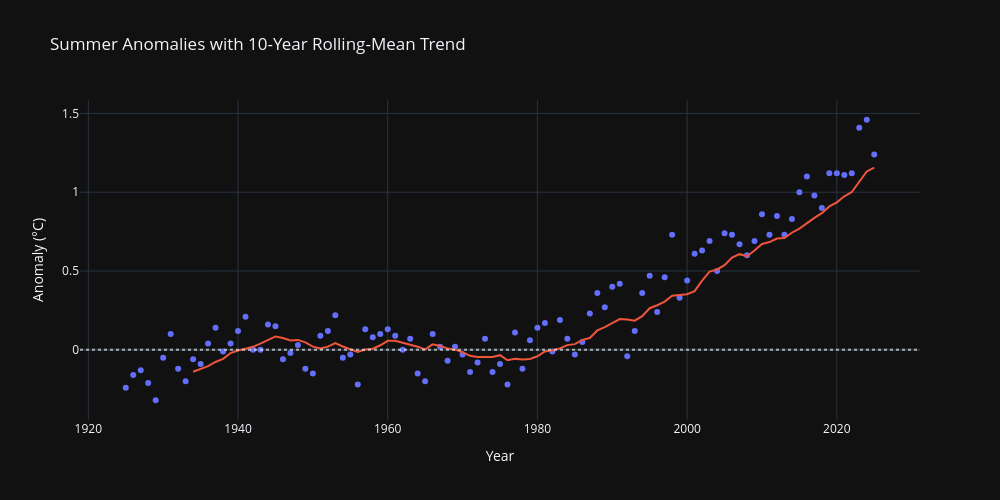

Notebook source saved alongside this figure:
### Markdown cell above
## 3. 10-year rolling-mean trend

### Code cell
fig_roll = px.scatter(
    summer,
    x="Year",
    y="JJA",
    trendline="rolling",
    trendline_options=dict(window=10),
    trendline_color_override="#ef553b",
    title="Summer Anomalies with 10-Year Rolling-Mean Trend",
    labels={"JJA": "Anomaly (°C)"},
)
#fig_roll.update_traces(marker=dict(color="#9ca3af", size=5, opacity=0.7), selector=dict(mode="markers"))
fig_roll.add_hline(y=0, line_dash="dot", line_color="white", opacity=0.6)
fig_roll.show()

### Figure 1 — Plotly figure (JSON) as saved in the notebook; plotly's stock layout.template omitted (floating-point values rounded to 4 significant figures)
{"data": [{"hovertemplate": "Year=%{x}<br>Anomaly (°C)=%{y}<extra></extra>", "legendgroup": "", "marker": {"color": "#636efa", "symbol": "circle"}, "mode": "markers", "name": "", "orientation": "v", "showlegend": false, "type": "scatter", "x": [1925, 1926, 1927, 1928, 1929, 1930, 1931, 1932, 1933, 1934, 1935, 1936, 1937, 1938, 1939, 1940, 1941, 1942, 1943, 1944, 1945, 1946, 1947, 1948, 1949, 1950, 1951, 1952, 1953, 1954, 1955, 1956, 1957, 1958, 1959, 1960, 1961, 1962, 1963, 1964, 1965, 1966, 1967, 1968, 1969, 1970, 1971, 1972, 1973, 1974, 1975, 1976, 1977, 1978, 1979, 1980, 1981, 1982, 1983, 1984, 1985, 1986, 1987, 1988, 1989, 1990, 1991, 1992, 1993, 1994, 1995, 1996, 1997, 1998, 1999, 2000, 2001, 2002, 2003, 2004, 2005, 2006, 2007, 2008, 2009, 2010, 2011, 2012, 2013, 2014, 2015, 2016, 2017, 2018, 2019, 2020, 2021, 2022, 2023, 2024, 2025], "xaxis": "x", "y": [-0.24, -0.16, -0.13, -0.21, -0.32, -0.05, 0.1, -0.12, -0.2, -0.06, -0.09, 0.04, 0.14, -0.01, 0.04, 0.12, 0.21, 0.0, 0.0, 0.16, 0.15, -0.06, -0.02, 0.03, -0.12, -0.15, 0.09, 0.12, 0.22, -0.05, -0.03, -0.22, 0.13, 0.08, 0.1, 0.13, 0.09, 0.0, 0.07, -0.15, -0.2, 0.1, 0.02, -0.07, 0.02, -0.03, -0.14, -0.08, 0.07, -0.14, -0.09, -0.22, 0.11, -0.12, 0.06, 0.14, 0.17, -0.01, 0.19, 0.07, -0.03, 0.05, 0.23, 0.36, 0.27, 0.4, 0.42, -0.04, 0.12, 0.36, 0.47, 0.24, 0.46, 0.73, 0.33, 0.44, 0.61, 0.63, 0.69, 0.5, 0.74, 0.73, 0.67, 0.6, 0.69, 0.86, 0.73, 0.85, 0.73, 0.83, 1.0, 1.1, 0.98, 0.9, 1.12, 1.12, 1.11, 1.12, 1.41, 1.46, 1.24], "yaxis": "y"}, {"hovertemplate": "<b>Rolling mean trendline</b><br><br>Year=%{x}<br>Anomaly (°C)=%{y} <b>(trend)</b><extra></extra>", "legendgroup": "", "line": {"color": "#ef553b"}, "marker": {"color": "#636efa", "symbol": "circle"}, "mode": "lines", "name": "", "showlegend": false, "type": "scatter", "x": [1925, 1926, 1927, 1928, 1929, 1930, 1931, 1932, 1933, 1934, 1935, 1936, 1937, 1938, 1939, 1940, 1941, 1942, 1943, 1944, 1945, 1946, 1947, 1948, 1949, 1950, 1951, 1952, 1953, 1954, 1955, 1956, 1957, 1958, 1959, 1960, 1961, 1962, 1963, 1964, 1965, 1966, 1967, 1968, 1969, 1970, 1971, 1972, 1973, 1974, 1975, 1976, 1977, 1978, 1979, 1980, 1981, 1982, 1983, 1984, 1985, 1986, 1987, 1988, 1989, 1990, 1991, 1992, 1993, 1994, 1995, 1996, 1997, 1998, 1999, 2000, 2001, 2002, 2003, 2004, 2005, 2006, 2007, 2008, 2009, 2010, 2011, 2012, 2013, 2014, 2015, 2016, 2017, 2018, 2019, 2020, 2021, 2022, 2023, 2024, 2025], "xaxis": "x", "y": [NaN, NaN, NaN, NaN, NaN, NaN, NaN, NaN, NaN, -0.139, -0.124, -0.104, -0.077, -0.057, -0.021, -0.004, 0.007, 0.019, 0.039, 0.061, 0.085, 0.075, 0.059, 0.063, 0.047, 0.02, 0.008, 0.02, 0.042, 0.021, 0.003, -0.013, 0.002, 0.007, 0.029, 0.057, 0.057, 0.045, 0.03, 0.02, 0.003, 0.035, 0.024, 0.009, 0.001, -0.015, -0.038, -0.046, -0.046, -0.045, -0.034, -0.066, -0.057, -0.062, -0.058, -0.041, -0.01, -0.003, 0.009, 0.03, 0.036, 0.063, 0.075, 0.123, 0.144, 0.17, 0.195, 0.192, 0.185, 0.214, 0.264, 0.283, 0.306, 0.343, 0.349, 0.353, 0.372, 0.439, 0.496, 0.51, 0.537, 0.586, 0.607, 0.594, 0.63, 0.672, 0.684, 0.706, 0.71, 0.743, 0.769, 0.806, 0.837, 0.867, 0.91, 0.936, 0.974, 1.001, 1.069, 1.132, 1.156], "yaxis": "y"}], "layout": {"height": 500, "legend": {"tracegroupgap": 0}, "shapes": [{"line": {"color": "white", "dash": "dot"}, "opacity": 0.6, "type": "line", "x0": 0, "x1": 1, "xref": "x domain", "y0": 0, "y1": 0, "yref": "y"}], "title": {"text": "Summer Anomalies with 10-Year Rolling-Mean Trend"}, "width": 1000, "xaxis": {"anchor": "y", "domain": [0, 1], "title": {"text": "Year"}}, "yaxis": {"anchor": "x", "domain": [0, 1], "title": {"text": "Anomaly (°C)"}}}}
